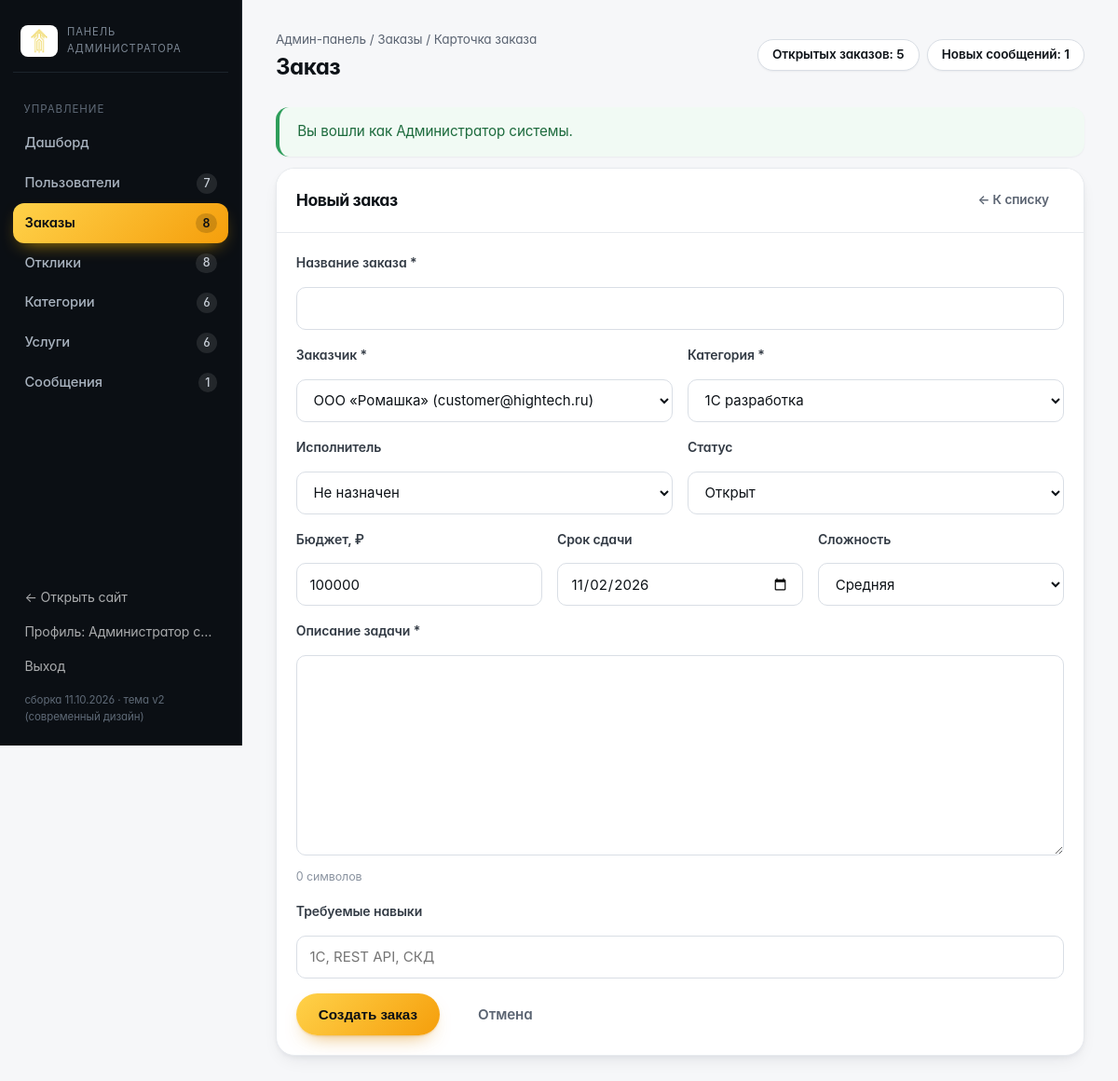
Page /admin/order-form.php (signed in) on the committed database.
### tables this page shows
CREATE TABLE `users` (
    `id`             INT UNSIGNED NOT NULL AUTO_INCREMENT,
    `role`           ENUM('customer','freelancer','admin') NOT NULL DEFAULT 'customer',
    `name`           VARCHAR(120)  NOT NULL COMMENT 'ФИО / название организации',
    `email`          VARCHAR(160)  NOT NULL,
    `password_hash`  VARCHAR(255)  NOT NULL,
    `phone`          VARCHAR(40)   DEFAULT NULL,
    `company`        VARCHAR(160)  DEFAULT NULL COMMENT 'Компания заказчика',
    `specialization` VARCHAR(160)  DEFAULT NULL COMMENT 'Специализация фрилансера',
    `skills`         VARCHAR(500)  DEFAULT NULL COMMENT 'Навыки через запятую',
    `rate`           INT UNSIGNED  DEFAULT NULL COMMENT 'Ставка, руб./час',
    `experience`     TINYINT UNSIGNED DEFAULT NULL COMMENT 'Опыт работы, лет',
    `about`          TEXT          DEFAULT NULL,
    `status`         ENUM('active','blocked') NOT NULL DEFAULT 'active',
    `created_at`     DATETIME      NOT NULL DEFAULT CURRENT_TIMESTAMP,
    `last_login`     DATETIME      DEFAULT NULL,
    PRIMARY KEY (`id`),
    UNIQUE KEY `uq_users_email` (`email`),
    KEY `idx_users_role` (`role`),
    KEY `idx_users_status` (`status`)
);

CREATE TABLE `categories` (
    `id`          INT UNSIGNED NOT NULL AUTO_INCREMENT,
    `name`        VARCHAR(120) NOT NULL,
    `slug`        VARCHAR(120) NOT NULL,
    `description` VARCHAR(500) DEFAULT NULL,
    `icon`        VARCHAR(80)  DEFAULT NULL COMMENT 'Файл иконки из assets/img',
    `sort_order`  TINYINT UNSIGNED NOT NULL DEFAULT 100,
    PRIMARY KEY (`id`),
    UNIQUE KEY `uq_categories_slug` (`slug`)
);

### includes/functions.php (called while the page is built, shortened)
<?php
require_once __DIR__ . '/db.php';
function e($value): string
{
    return htmlspecialchars((string) $value, ENT_QUOTES | ENT_SUBSTITUTE, 'UTF-8');
}
function flashes(): array
{
    $list = $_SESSION['flash'] ?? [];
    return $list;
}
function excerpt(?string $text, int $length = 180): string
{
    $text = trim(preg_replace('/\s+/u', ' ', (string) $text));
    return mb_substr($text, 0, $length - 1, 'UTF-8') . '…';
}
function current_user(): ?array
{
    $user = q_one(
        'SELECT * FROM users WHERE id = ? AND status = "active"',
        [(int) $_SESSION['user_id']]
    );
    return $user;
}
function require_login(): array
{
    $user = current_user();
    return $user;
}
function require_role(array $roles): array
{
    $user = require_login();
    return $user;
}
function order_status_label(string $status): string
{
    return [
        'open'        => 'Открыт',
        'in_progress' => 'В работе',
        'completed'   => 'Завершён',
        'cancelled'   => 'Отменён',
    ][$status] ?? $status;
}
function complexity_label(string $complexity): string
{
    return ['low' => 'Низкая', 'medium' => 'Средняя', 'high' => 'Высокая'][$complexity] ?? $complexity;
}
function order_statuses(): array
{
    return ['open', 'in_progress', 'completed', 'cancelled'];
}
function complexities(): array
{
    return ['low', 'medium', 'high'];
}
function asset(string $path): string
{
    $file = __DIR__ . '/../' . ltrim($path, '/');
    $version = is_file($file) ? filemtime($file) : time();
    return '/' . ltrim($path, '/') . '?v=' . $version;
}

### includes/db.php (called while the page is built, shortened)
<?php
function db(): PDO
{
    static $pdo = null;
    if ($pdo instanceof PDO) {
        return $pdo;
    }
    $config = require __DIR__ . '/../config/config.php';
    $dsn = sprintf(
        'mysql:host=%s;dbname=%s;charset=%s',
        $config['host'],
        $config['dbname'],
        $config['charset']
    );
    try {
        $pdo = new PDO($dsn, $config['user'], $config['password'], [
            PDO::ATTR_ERRMODE            => PDO::ERRMODE_EXCEPTION,
            PDO::ATTR_DEFAULT_FETCH_MODE => PDO::FETCH_ASSOC,
            PDO::ATTR_EMULATE_PREPARES   => false,
        ]);
    } catch (PDOException $e) {
        http_response_code(500);
        echo '<h1>Ошибка подключения к базе данных</h1>';
        echo '<p>Проверьте параметры соединения в файле <b>config/config.php</b> '
            . 'и убедитесь, что база данных импортирована из <b>sql/database.sql</b>.</p>';
        echo '<p style="color:#999">Техническая информация: ' . htmlspecialchars($e->getMessage()) . '</p>';
        exit;
    }
    return $pdo;
}
function q(string $sql, array $params = []): PDOStatement
{
    $stmt = db()->prepare($sql);
    $stmt->execute($params);
    return $stmt;
}
function q_one(string $sql, array $params = []): ?array
{
    $row = q($sql, $params)->fetch();
    return $row === false ? null : $row;
}
function q_all(string $sql, array $params = []): array
{
    return q($sql, $params)->fetchAll();
}
function q_val(string $sql, array $params = [], $default = null)
{
    $row = q($sql, $params)->fetch(PDO::FETCH_NUM);
    return $row === false ? $default : $row[0];
}

### admin/order-form.php (the view, shortened to what this page needs)
<?php
$pageTitle  = 'Заказ';
$adminNav   = 'orders';
$breadcrumb = 'Заказы / Карточка заказа';
require __DIR__ . '/_header.php';
$id    = (int) ($_GET['id'] ?? 0);
$order = $id > 0 ? q_one('SELECT * FROM orders WHERE id = ?', [$id]) : null;
$categories = q_all('SELECT * FROM categories ORDER BY sort_order');
$customers  = q_all('SELECT id, name, email FROM users WHERE role = "customer" ORDER BY name');
$data = [
    'customer_id'   => $order['customer_id']   ?? ($customers[0]['id'] ?? 0),
    'freelancer_id' => $order['freelancer_id'] ?? 0,
    'category_id'   => $order['category_id']   ?? ($categories[0]['id'] ?? 0),
    'title'         => $order['title']         ?? '',
    'description'   => $order['description']   ?? '',
    'budget'        => $order['budget']        ?? 100000,
    'deadline'      => $order['deadline']      ?? date('Y-m-d', strtotime('+14 days')),
    'complexity'    => $order['complexity']    ?? 'medium',
    'skills'        => $order['skills']        ?? '',
    'status'        => $order['status']        ?? 'open',
    'views'         => $order['views']         ?? 0,
];
$errors = [];
?>
<div class="panel">
    <div class="panel-head">
        <h2><?= $order ? 'Заказ #' . (int) $order['id'] : 'Новый заказ' ?></h2>
        <div class="d-flex gap-1">
            <a class="btn btn-sm btn-ghost" href="/admin/orders.php">← К списку</a>
        </div>
    </div>
    <div class="panel-body">
        <form method="post" action="/admin/order-form.php<?= $order ? '?id=' . (int) $order['id'] : '' ?>" data-validate novalidate>
            <div class="form-group">
                <label for="title">Название заказа *</label>
                <input type="text" id="title" name="title" value="<?= e($data['title']) ?>" required
                       class="<?= isset($errors['title']) ? 'is-invalid' : '' ?>">
            </div>
            <div class="form-row">
                <div class="form-group">
                    <label for="customer_id">Заказчик *</label>
                    <select id="customer_id" name="customer_id" required>
                        <?php foreach ($customers as $customer): ?>
                            <option value="<?= (int) $customer['id'] ?>" <?= (int) $data['customer_id'] === (int) $customer['id'] ? 'selected' : '' ?>>
                                <?= e($customer['name']) ?> (<?= e($customer['email']) ?>)
                            </option>
                        <?php endforeach; ?>
                    </select>
                </div>
                <div class="form-group">
                    <label for="category_id">Категория *</label>
                    <select id="category_id" name="category_id" required>
                        <?php foreach ($categories as $category): ?>
                            <option value="<?= (int) $category['id'] ?>" <?= (int) $data['category_id'] === (int) $category['id'] ? 'selected' : '' ?>>
                                <?= e($category['name']) ?>
                            </option>
                        <?php endforeach; ?>
                    </select>
                </div>
            </div>
            <div class="form-row">
                <div class="form-group">
                    <label for="freelancer_id">Исполнитель</label>
                    <select id="freelancer_id" name="freelancer_id">
                        <option value="0">Не назначен</option>
                    </select>
                </div>
                <div class="form-group">
                    <label for="status">Статус</label>
                    <select id="status" name="status">
                        <?php foreach (order_statuses() as $item): ?>
                            <option value="<?= e($item) ?>" <?= $data['status'] === $item ? 'selected' : '' ?>><?= e(order_status_label($item)) ?></option>
                        <?php endforeach; ?>
                    </select>
                </div>
            </div>
            <div class="form-row">
                <div class="form-group">
                    <label for="budget">Бюджет, ₽</label>
                    <input type="number" id="budget" name="budget" min="0" step="1000" value="<?= e($data['budget']) ?>">
                </div>
                <div class="form-group">
                    <label for="deadline">Срок сдачи</label>
                    <input type="date" id="deadline" name="deadline" value="<?= e($data['deadline']) ?>">
                </div>
                <div class="form-group">
                    <label for="complexity">Сложность</label>
                    <select id="complexity" name="complexity">
                        <?php foreach (complexities() as $level): ?>
                            <option value="<?= e($level) ?>" <?= $data['complexity'] === $level ? 'selected' : '' ?>><?= e(complexity_label($level)) ?></option>
                        <?php endforeach; ?>
                    </select>
                </div>
            </div>
            <div class="form-group">
                <label for="description">Описание задачи *</label>
                <textarea id="description" name="description" rows="8" required
                          data-counter="#description-counter"
                          class="<?= isset($errors['description']) ? 'is-invalid' : '' ?>"><?= e($data['description']) ?></textarea>
                <div class="hint" id="description-counter"></div>
            </div>
            <div class="form-group">
                <label for="skills">Требуемые навыки</label>
                <input type="text" id="skills" name="skills" value="<?= e($data['skills']) ?>" placeholder="1С, REST API, СКД">
            </div>
            <div class="d-flex gap-2 flex-wrap">
                <button type="submit" class="btn btn-primary"><?= $order ? 'Сохранить изменения' : 'Создать заказ' ?></button>
                <a class="btn btn-ghost" href="/admin/orders.php">Отмена</a>
            </div>
        </form>
    </div>
</div>
<?php require __DIR__ . '/_footer.php'; ?>

### admin/_header.php (shortened to what this page needs)
<?php
require_once __DIR__ . '/../includes/functions.php';
$admin = require_role(['admin']);
$pageTitle  = $pageTitle ?? 'Админ-панель';
$adminNav   = $adminNav ?? 'dashboard';
$breadcrumb = $breadcrumb ?? 'Админ-панель';
$counters = [
    'users'      => (int) q_val('SELECT COUNT(*) FROM users'),
    'orders'     => (int) q_val('SELECT COUNT(*) FROM orders'),
    'open'       => (int) q_val('SELECT COUNT(*) FROM orders WHERE status = "open"'),
    'responses'  => (int) q_val('SELECT COUNT(*) FROM responses'),
    'pending'    => (int) q_val('SELECT COUNT(*) FROM responses WHERE status = "pending"'),
    'categories' => (int) q_val('SELECT COUNT(*) FROM categories'),
    'services'   => (int) q_val('SELECT COUNT(*) FROM services'),
    'messages'   => (int) q_val('SELECT COUNT(*) FROM messages WHERE status = "new"'),
];
$menu = [
    'dashboard'  => ['url' => '/admin/index.php',      'label' => 'Дашборд',        'count' => null],
    'users'      => ['url' => '/admin/users.php',      'label' => 'Пользователи',   'count' => $counters['users']],
    'orders'     => ['url' => '/admin/orders.php',     'label' => 'Заказы',         'count' => $counters['orders']],
    'responses'  => ['url' => '/admin/responses.php',  'label' => 'Отклики',        'count' => $counters['responses']],
    'categories' => ['url' => '/admin/categories.php', 'label' => 'Категории',      'count' => $counters['categories']],
    'services'   => ['url' => '/admin/services.php',   'label' => 'Услуги',         'count' => $counters['services']],
    'messages'   => ['url' => '/admin/messages.php',   'label' => 'Сообщения',      'count' => $counters['messages']],
];
?>
<!DOCTYPE html>
<html lang="ru">
<head>
    <link rel="stylesheet" href="<?= asset('assets/css/base.css') ?>">
    <link rel="stylesheet" href="<?= asset('assets/css/app.css') ?>">
    <link rel="stylesheet" href="<?= asset('assets/css/theme.css') ?>">
</head>
<body class="admin-body">
<div class="admin-layout">
    <aside class="admin-sidebar">
        <div class="admin-logo">
            <img src="/assets/img/logo.png" alt="Высокие технологии">
            <span>Панель администратора</span>
        </div>
        <nav class="admin-nav">
            <div class="admin-nav-title">Управление</div>
            <?php foreach ($menu as $key => $item): ?>
                <a href="<?= e($item['url']) ?>" class="<?= $adminNav === $key ? 'active' : '' ?>">
                    <span><?= e($item['label']) ?></span>
                    <?php if ($item['count'] !== null): ?>
                        <span class="count"><?= (int) $item['count'] ?></span>
                    <?php endif; ?>
                </a>
            <?php endforeach; ?>
        </nav>
        <div class="admin-sidebar-foot">
            <a href="/index.php" target="_blank">← Открыть сайт</a>
            <a href="/profile.php">Профиль: <?= e(excerpt($admin['name'], 16)) ?></a>
            <a href="/logout.php">Выход</a>
            <span style="display:block;padding:.5rem .75rem 0;font-size:.72rem;color:#5F6A77">сборка <?= APP_BUILD ?></span>
        </div>
    </aside>
    <div class="admin-content">
        <div class="admin-topbar">
            <div>
                <div class="breadcrumb">Админ-панель / <?= e($breadcrumb) ?></div>
                <h1><?= e($pageTitle) ?></h1>
            </div>
            <div class="d-flex gap-1 flex-wrap">
                <?php if ($counters['open'] > 0): ?>
                    <a class="btn btn-sm btn-outline" href="/admin/orders.php?status=open">Открытых заказов: <?= $counters['open'] ?></a>
                <?php endif; ?>
                <?php if ($counters['messages'] > 0): ?>
                    <a class="btn btn-sm btn-outline" href="/admin/messages.php?status=new">Новых сообщений: <?= $counters['messages'] ?></a>
                <?php endif; ?>
            </div>
        </div>
        <?php foreach (flashes() as $flash): ?>
            <div class="alert alert-<?= e($flash['type']) ?>"><?= e($flash['message']) ?></div>
        <?php endforeach; ?>

### rows in the picture
users: name "Администратор с…"
categories: customer_id "ООО «Ромашка» (customer@hightech.ru)"
users: category_id "1С разработка", status "Открыт", budget "100000", deadline "11/02/2026", complexity "Средняя"

### other values in the picture
$item['label'] "Дашборд"
$item['label'] "Пользователи"
$item['count'] "7"
$item['label'] "Заказы"
$item['count'] "8"
$item['label'] "Отклики"
$item['label'] "Категории"
$item['count'] "6"
$item['label'] "Услуги"
$item['label'] "Сообщения"
$item['count'] "1"
APP_BUILD "11.10.2026 · тема v2 (современный дизайн)"
$breadcrumb "Заказы / Карточка заказа"
$pageTitle "Заказ"
$counters['open'] "5"
